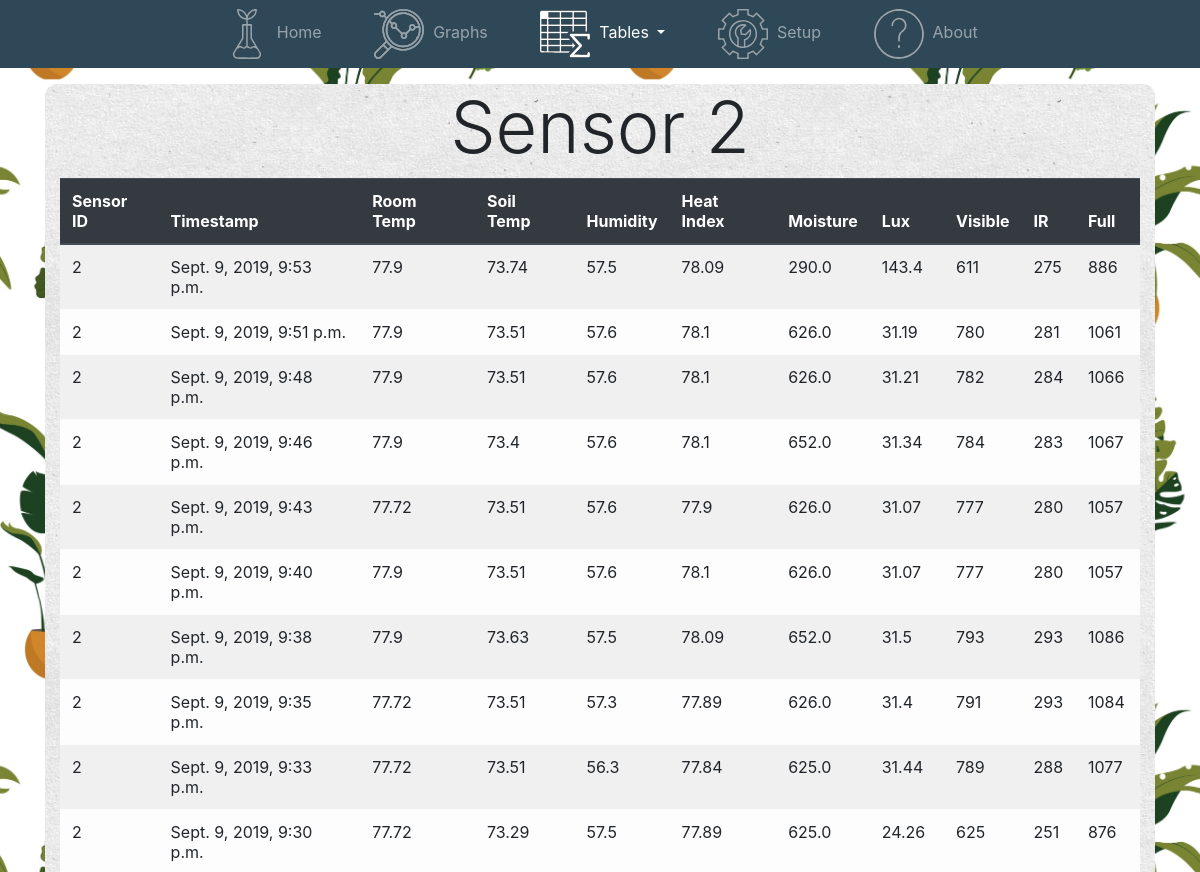
/table/2 (upper part), run on an earlier commit of the app's database.
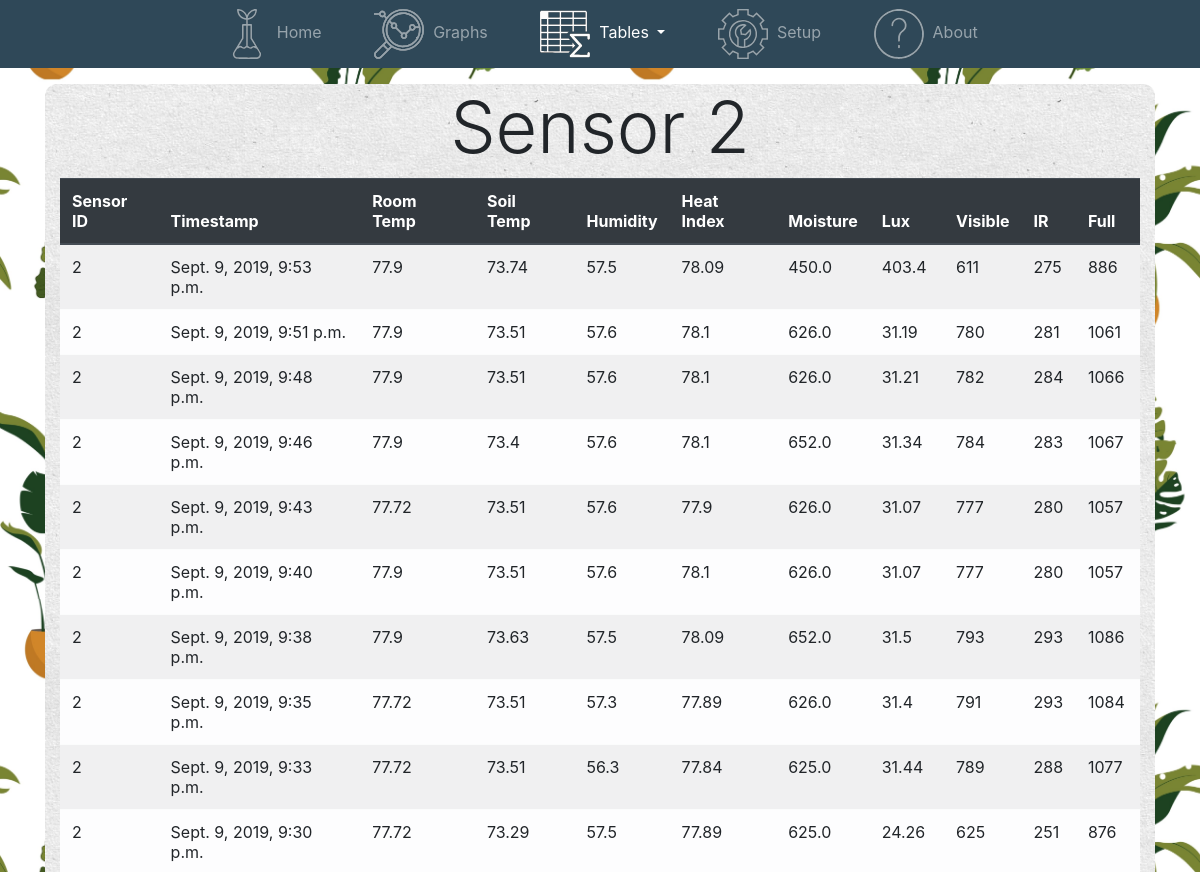
And on a later commit of the database.
### sensors/models.py (models this page shows, shortened)
class Sensor_data(models.Model):
    sensor_id = models.IntegerField() # Sensor ID to gather data from different sensors
    temp_soil = models.FloatField() # Soil reading from waterproof temp sensor wired probe (fahrenheit)
    temp_room = models.FloatField() # Temp reading from DHT-22 sensor (fahrenheit)
    humidity = models.FloatField() # humidity reading from DHT-22 sensor (fahrenheit)
    heat_index = models.FloatField() # heat index calc from DHT-22 sensor (fahrenheit)
    moisture = models.FloatField() # moisture reading from capacitance moisture sensor
    lux = models.FloatField() # Lux luminosity reading from light sensor
    visible = models.IntegerField() # Visible spectrum light reading from light sensor
    ir = models.IntegerField() # Ifrared spectrum light reading from light sensor
    full = models.IntegerField() # Full spectrum light reading from light sensor
    timestamp = models.DateTimeField('The time/date this data was recorded') # from django.utils import timezone ... timezone.now()

### sensors/views.py (the view)
# urls.py: path('table/<int:sensor_id>', views.table_sensor, name='table_id'),
def table_sensor(request, sensor_id):
    id_list = list(Sensor_data.objects.values_list('sensor_id', flat=True).distinct())
    data_list = Sensor_data.objects.filter(sensor_id=sensor_id).order_by('-timestamp')[:50]
    context = {'id_list': id_list, 'data_list': data_list, 'title': "Sensor " + str(sensor_id)}
    context["tables"] = "active"
    return render(request, 'sensors/table.html', context)

### sensors/templates/sensors/table.html
{% extends 'sensors/navbar.html' %}
{% block content %}
  <div class="main_content">
    <div class="container my-3">
      <div class='row'>
        <div class='col-md-12'>
          <h1 class='display-3'>{{ title }}</h1>
        </div>
      </div>
      <div class='row'>
        <div class='col-md-12'>
          {% if data_list %}
            <table class = "table table-light table-striped table-hover">
              <thead class= "thead-dark">
                <tr>
                  <th scope="row">Sensor ID</th>
                  <th scope="row">Timestamp</th>
                  <th scope="row">Room Temp</th>
                  <th scope="row">Soil Temp</th>
                  <th scope="row">Humidity</th>
                  <th scope="row">Heat Index</th>
                  <th scope="row">Moisture</th>
                  <th scope="row">Lux</th>
                  <th scope="row">Visible</th>
                  <th scope="row">IR</th>
                  <th scope="row">Full</th>
                </tr>
              </thead>
              <tbody>
              {% for data in data_list %}
                <tr>
                  <td scope="col">{{ data.sensor_id }}</td>
                  <td>{{ data.timestamp }}</td>
                  <td>{{ data.temp_room }}</td>
                  <td>{{ data.temp_soil }}</td>
                  <td>{{ data.humidity }}</td>
                  <td>{{ data.heat_index }}</td>
                  <td>{{ data.moisture }}</td>
                  <td>{{ data.lux }}</td>
                  <td>{{ data.visible }}</td>
                  <td>{{ data.ir }}</td>
                  <td>{{ data.full }}</td>
                </tr>
              {% endfor %}
              </tbody>
            </table>
          {% else %}
              <p>No data is available.</p>
          {% endif %}
        </div>
      </div>
    </div>
  </div>
{% endblock content %}

What changed in the data, as far as the page shows it:
changed Sensor_data "Sept. 9, 2019, 9:53 p.m.": moisture "290.0" → "450.0"; lux "143.4" → "403.4"
